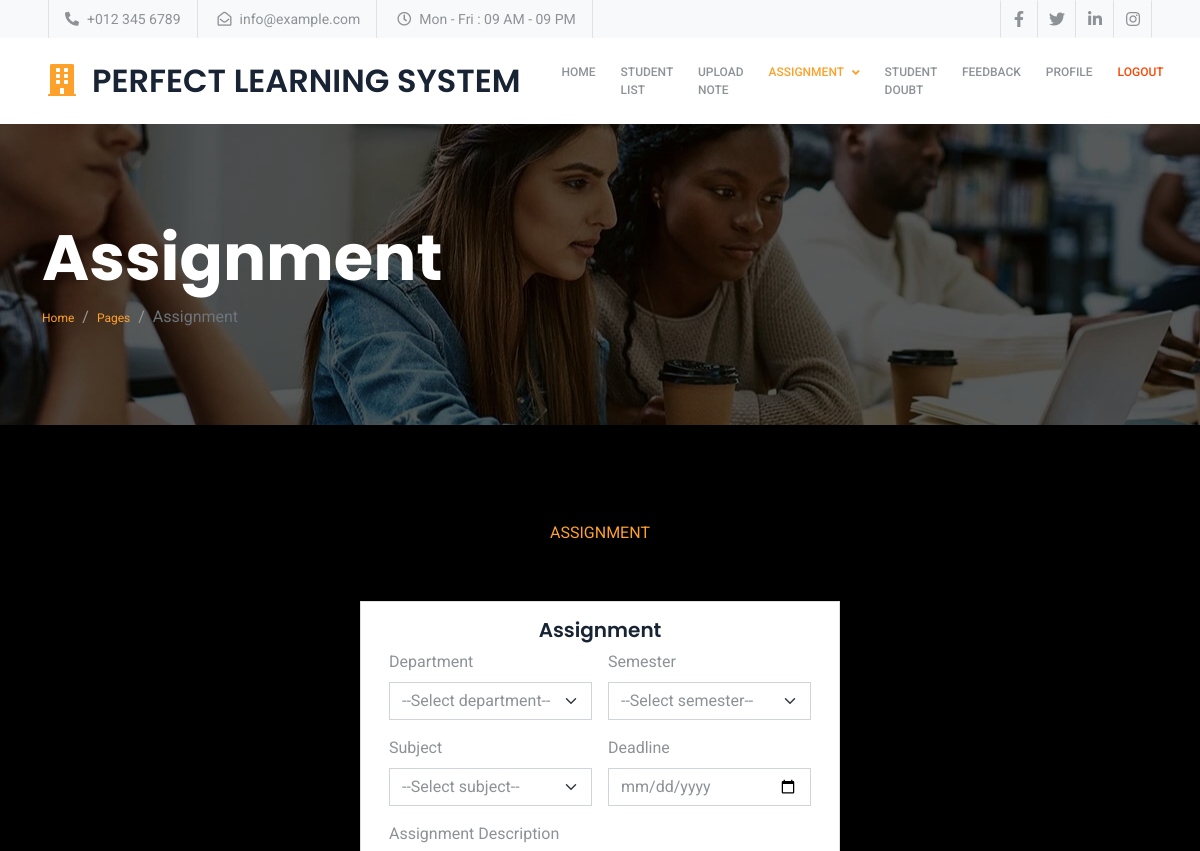
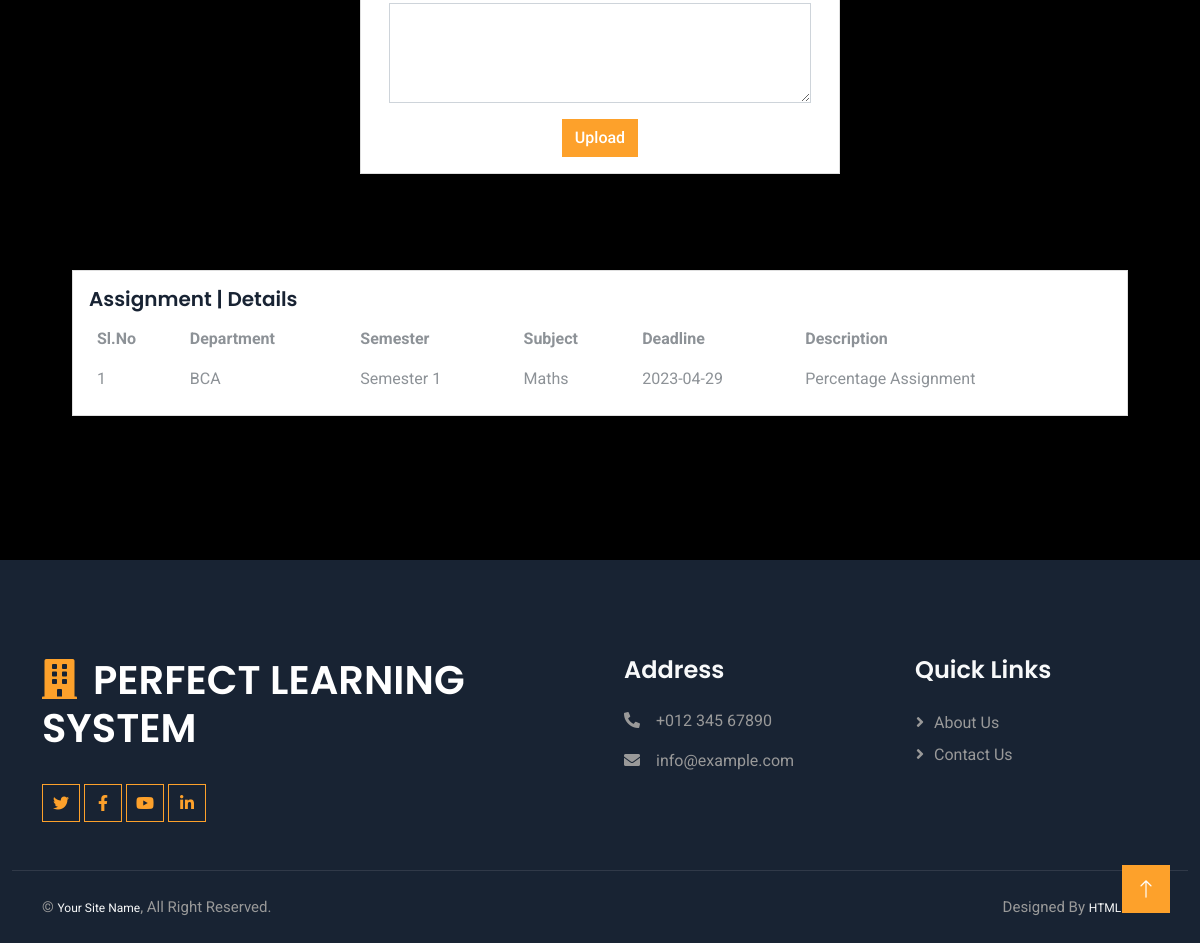
The app's page /teacher/add_assignment.php (signed in) with its own data (2 pictures, top to bottom).
### tables this page shows
CREATE TABLE IF NOT EXISTS `tb_assignment` (
  `as_id` int(11) NOT NULL AUTO_INCREMENT,
  `tr_id` int(11) NOT NULL,
  `dep_id` int(11) NOT NULL,
  `sm_id` int(11) NOT NULL,
  `sb_id` int(11) NOT NULL,
  `deadline` date NOT NULL,
  `description` varchar(100) NOT NULL,
  PRIMARY KEY (`as_id`)
);

CREATE TABLE IF NOT EXISTS `tb_departments` (
  `dep_id` int(11) NOT NULL AUTO_INCREMENT,
  `department` varchar(100) NOT NULL,
  PRIMARY KEY (`dep_id`)
);

CREATE TABLE IF NOT EXISTS `tb_semester` (
  `sm_id` int(11) NOT NULL AUTO_INCREMENT,
  `semester` varchar(200) NOT NULL,
  PRIMARY KEY (`sm_id`)
);

CREATE TABLE IF NOT EXISTS `tb_subject` (
  `sb_id` int(11) NOT NULL AUTO_INCREMENT,
  `subject` varchar(60) NOT NULL,
  PRIMARY KEY (`sb_id`)
);

### teacher/add_assignment.php (the view, shortened to what this page needs)
<?php
include 'header.php';
include '../connection.php';
$tr_id = $_SESSION['teacher']['log_id'];
?>
<div class="container-fluid page-header py-5 mb-5 wow fadeIn" data-wow-delay="0.1s">
    <div class="container py-5">
        <h1 class="display-3 text-white animated slideInRight">Assignment</h1>
        <nav aria-label="breadcrumb">
            <ol class="breadcrumb animated slideInRight mb-0">
                <li class="breadcrumb-item"><a href="#">Home</a></li>
                <li class="breadcrumb-item"><a href="#">Pages</a></li>
                <li class="breadcrumb-item active" aria-current="page">Assignment</li>
            </ol>
        </nav>
    </div>
</div>
<div class="container-fluid py-5 my-5 px-0">
    <div class="text-center mx-auto wow fadeIn" data-wow-delay="0.1s" style="max-width: 600px;">
        <p class="fw-medium text-uppercase text-primary mb-2">Assignment</p>
    </div>
    <div class="container-xxl py-5 wow fadeInUp" data-wow-delay="0.1s">
        <div class="row justify-content-center">
            <div class="card" style="width: 40%;">
                <div class="card-body">
                    <center><h5 class="card-title">Assignment</h5></center>
            <form class="row g-3"method='post' action="" enctype="multipart/form-data">
            <div class="col-6">
                <label class="form-label">Department</label>
                <select name="dep_id" class="form-select" id="dep_id" required>
                    <option value="">--Select department--</option>
                </select>
            </div>
            <div class="col-6">
                <label for="item" class="form-label">Semester</label>
                <select name="sm_id" class="form-select" id="sm_id">
                    <option value="">--Select semester--</option>
            </select>
            </div>
            <div class="col-6">
                <label for="item" class="form-label">Subject</label>
                <select name="sb_id" class="form-select" id="sb_id" required>
                    <option value="">--Select subject--</option>
                </select>
            </div>
            <div class="col-6">
                <label for="deadline" class="form-label">Deadline</label>
                <input type="date" class="form-control" id="deadline" name="deadline" required>
            </div>
            <div class="col-12">
                <label for="description" class="form-label">Assignment Description</label>
                <textarea class="form-control" style="height: 100px" id="description" name="description" required></textarea>
            </div>
            <div class="text-center">
                <input type="submit" name="submit" class="btn btn-primary" value="Upload">
            </div>
            </form>
                </div>
            </div>
        </div>
    </div>
    <div class="container-xxl py-5 wow fadeInUp" data-wow-delay="0.1s">
        <div class="row justify-content-center">
            <section class="section dashboard">
                <div class="row">
                    <div class="col-lg-12" style="width:90%;margin:auto;">
                        <div class="row">
                        <?php
            $sql = mysqli_query($con,"select a.*,d.department,c.semester,s.subject from tb_assignment as a inner join tb_departments as d on a.dep_id=d.dep_id inner join tb_semester as c on a.sm_id=c.sm_id inner join tb_subject as s on a.sb_id=s.sb_id where a.tr_id='$tr_id'");
            $n = mysqli_num_rows($sql);
            if($n>0){ ?>
                            <div class="col-12">
                                <div class="card top-selling overflow-auto">
                                <div class="card-body pb-0">
                                    <h5 class="card-title">Assignment <span>| Details</span></h5>
                                    <table class="table table-borderless">
                                    <thead>
                                        <tr>
                                            <th scope="col">Sl.No</th>
                                            <th scope="col">Department</th>
                                            <th scope="col">Semester</th>
                                            <th scope="col">Subject</th>
                                            <th scope="col">Deadline</th>
                                            <th scope="col">Description</th>
                                        </tr>
                                    </thead>
                                    <tbody>
                                    <?php
                                        $c = 1;
                                        while($r=mysqli_fetch_array($sql)) { ?>
                                        <tr>
                                        <td><?php echo $c ?></td>
                                        <td><?php echo $r['department']; ?></td>
                                        <td><?php echo $r['semester']; ?></td>
                                        <td><?php echo $r['subject']; ?></td>
                                        <td><?php echo $r['deadline']; ?></td>
                                        <td><?php echo $r['description']; ?></td>
                                        </tr>
                                        <?php $c+=1; } ?>
                                    </tbody>
                                    </table>
                                </div>
                                </div>
                            </div>
                            <?php } else{ ?>
                                <div class="col-12"></div>
                                <?php
                                } ?>
                        </div>
                    </div>
                </div>
            </section>
        </div>
    </div>
</div>
<?php include 'footer.php'; ?>

### static/user/css/style.css (style rules this page uses)
:root { --primary: #FDA12B; --secondary: #8D9297; --light: #F8F9FA; --dark: #182333; }
.btn { font-weight: 500; transition: .5s; }
.btn.btn-primary, .btn.btn-outline-primary:hover { color: #FFFFFF; }
.page-header { background: linear-gradient(rgba(0, 0, 0, .65), rgba(0, 0, 0, .65)), url(../img/l3.jpg) center center no-repeat; background-size: cover; }
.page-header .breadcrumb-item+.breadcrumb-item::before { color: #999999; }

### records on screen
tb_assignment: dep.department "BCA", sm.semester "Semester 1", sb.subject "Maths", deadline "2023-04-29", description "Percentage Assignment"
